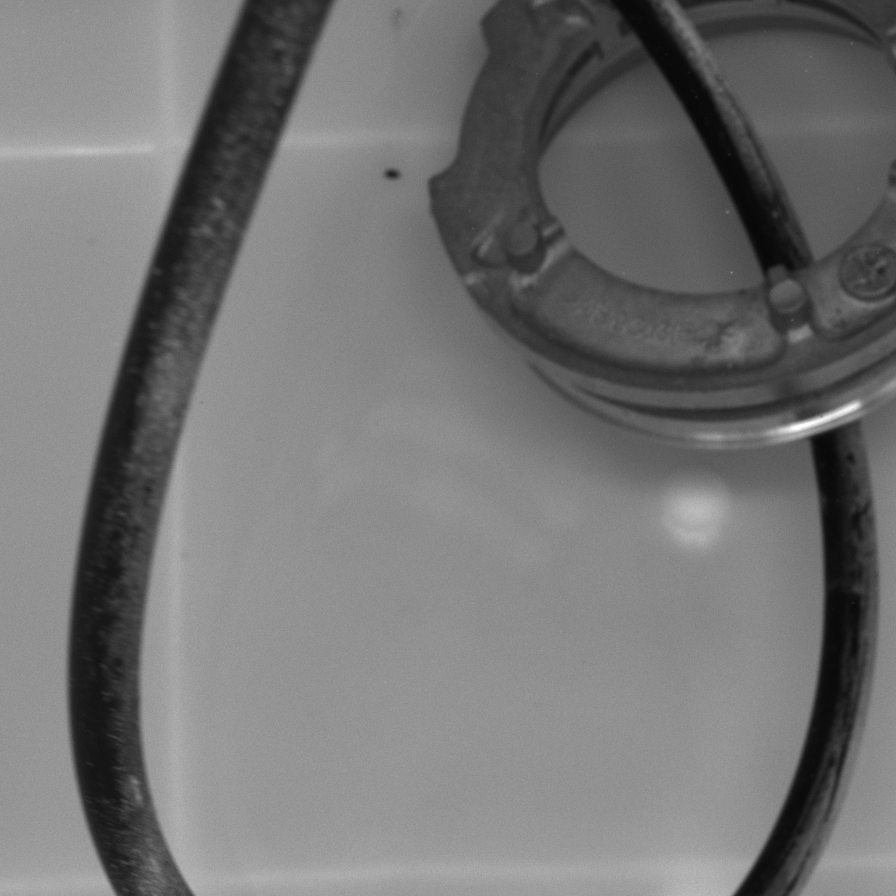
//> input picture opencv/basic/test1.bmp, 896 x 896 px
$ ./correction ../test1.bmp   (built with g++ and OpenCV 4)
//> lines starting //> are read from the running program, lines starting //| are printed output that depends on the picture; after the words box and inside, x2 and y2 are one past the last pixel; in counts of white or black regions, pixels touching at a corner belong together
#include "opencv2/opencv.hpp"
#include <opencv2/highgui.hpp>
#include <opencv2/imgproc.hpp>

using namespace std;
using namespace cv;

int main(int argc, char **argv)
{

	if( argc != 2 ) { cout << "parameter error" << endl; return -1; }

	Mat srcImg = imread(argv[1], IMREAD_COLOR);
//> srcImg is the input picture: 896 rows x 896 cols, CV_8UC3; min 7, max 255, mean 116
	if( !srcImg.data ) { cout << "read img error" << endl; return -1; }

	//灰度化
	Mat srcGray, midGray;
	cvtColor(srcImg, srcGray, CV_RGB2GRAY);
	imshow("灰度化后图", srcGray);

	vector<vector<Point>> contours;
	int thre = 80;
	int total = 1;
	int min = 5;
	int max = 10;
while(total--)
{
	contours.clear();
	srcGray.copyTo(midGray);
	//二值化
	threshold(midGray, midGray, thre, 200, CV_THRESH_BINARY);

	//膨胀运算,使得黑白更加分明，以便于查找轮廓
	Mat element = getStructuringElement(MORPH_RECT, Size(5, 5));
	//morphologyEx(midGray, midGray, MORPH_DILATE, element);
	//morphologyEx(srcGray, srcGray, MORPH_DILATE, element);

	//寻找轮廓
	//findContours(midGray, contours, RETR_EXTERNAL,CV_CHAIN_APPROX_NONE);

	vector<Vec4i> hierarchy;
        findContours(midGray, contours, hierarchy, CV_RETR_CCOMP, CV_CHAIN_APPROX_SIMPLE);

	int sum = contours.size();
	if( sum > max )
		thre--; //当thre值越小，则意味着亮度增加，黑白更加分明,所以当查到的轮廓数量过多，则可调小thre值来获得更好的轮廓图
	else if(contours.size() < min)
		thre++; //查询到的轮廓图也不能太少，否则容易失真
	else
		break;
}
//> this loop made 1 pass
//> sum on pass 1: 996
//> pass 1, `threshold(midGray, midGray, thre, 200, CV_THRESH_BINARY);`:
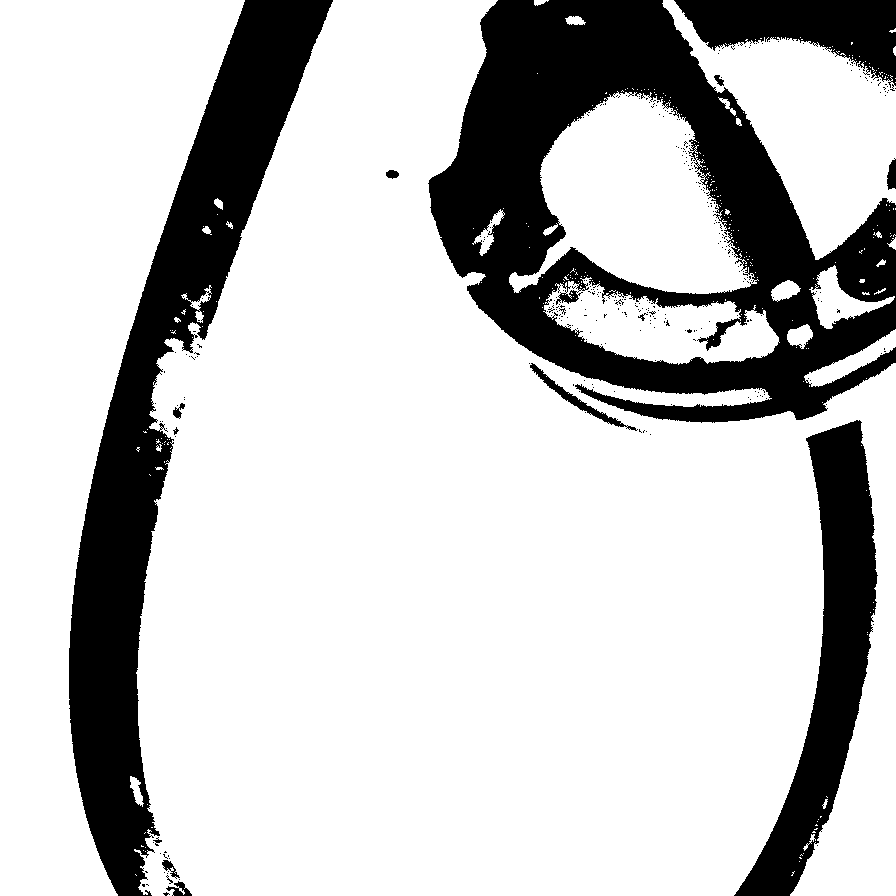
//> midGray: 896 rows x 896 cols, CV_8UC1; values 0 (black) and 200 (white), 77.3% white; 329 black regions (315 under 20 px)
//> after the loop, total = -1; thre = 79
	cout << "loop times: " << 200 - total << endl;
//| loop times: 201
	cout << "final thre: " << thre << endl;
//| final thre: 79
	cout << "total find " << contours.size() << " contours" << endl;
//| total find 996 contours
	vector<vector<Point>> contours1;
	imshow("轮廓图", midGray);

	double max_area = 0;
	int max_index = 0;
	for( int i = 0; i < contours.size(); i++)
	{
		double area = contourArea(contours[i]);
		if( area > max_area )
		{
			max_area = area;
			max_index = i;
		}
	}
//> this loop made 996 passes
//> (area, max_area) on passes 11, 25, 68, 137, 498, 861: (28.5, 28.5), (183, 183), (1423, 1423), (11133, 11133), (28093, 28093), (435818.5, 435818.5)
//> after the loop, max_area = 435818.5; max_index = 860
	cout << "max_index: " << max_index << endl;
//| max_index: 860
	contours1.push_back(contours[max_index]);
//> contours1 = 1 contour; box (x1, y1, x2, y2) and area: (134, 0, 896, 896) 435818

	//画出轮廓图,使用白色进行填充
/*
	Mat hole(srcGray.size(), CV_8U, Scalar(0)); //遮罩图层
	drawContours(hole, contours1, -1, Scalar(255), CV_FILLED);
*/
	drawContours(srcGray, contours1, -1, Scalar(255), CV_FILLED);
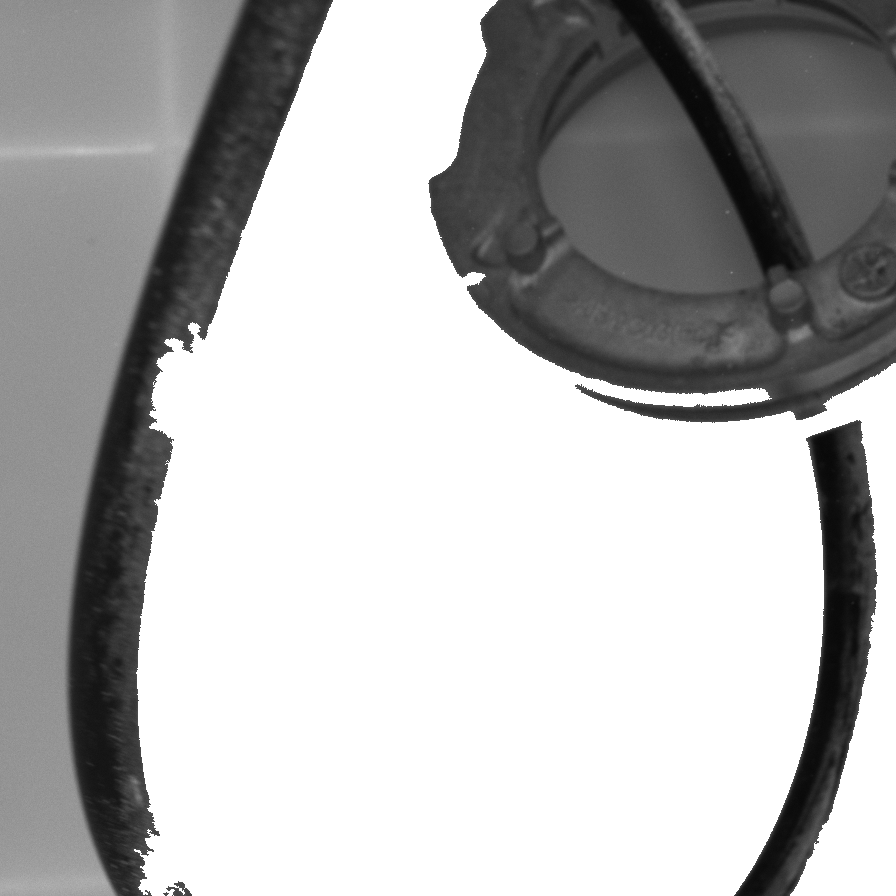
//> srcGray: 896 rows x 896 cols, CV_8UC1; min 7, max 255, mean 179.6
	imshow("轮廓填充图", srcGray);

	Mat RatationedImg(srcImg.size(), CV_8UC1);//旋转后的图片大小与原图一致
	RatationedImg.setTo(0);


drawContours(RatationedImg, contours1, -1, Scalar(255), CV_FILLED);
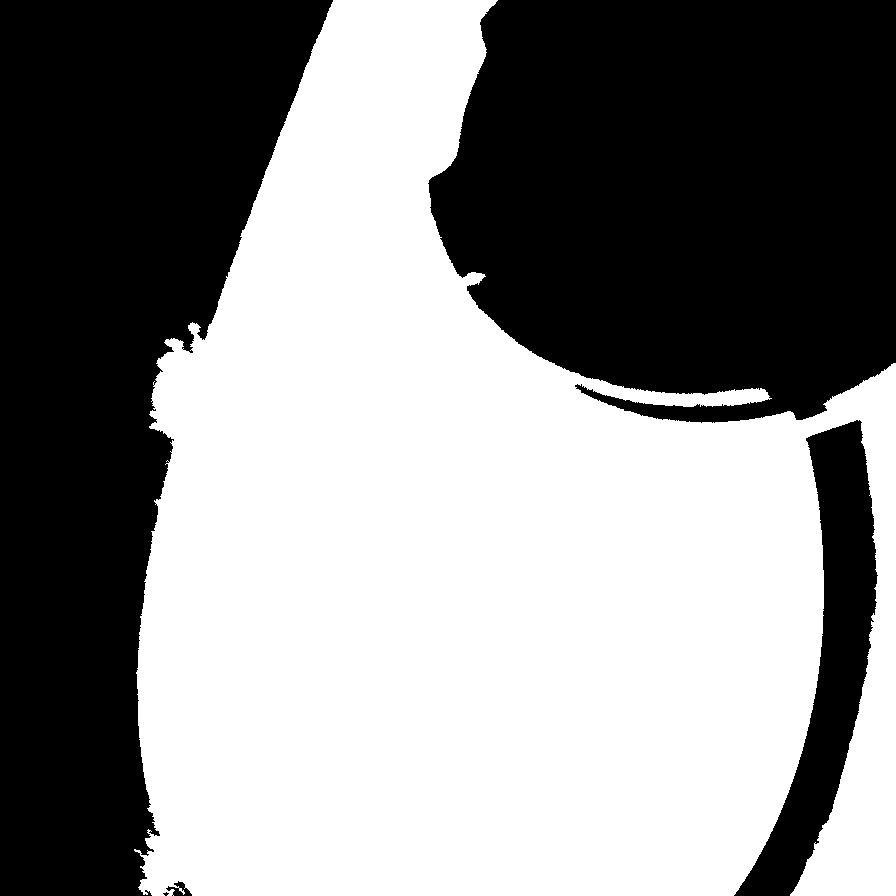
//> RatationedImg: 896 rows x 896 cols, CV_8UC1; 54.6% white; 5 black regions (1 under 20 px), largest, box (x1, y1, x2, y2) and area: (0, 0, 333, 896) 173911, (428, 0, 896, 423) 166903, (734, 420, 878, 896) 23533, (166, 881, 192, 896) 181
imshow("旋转矩形标识before", RatationedImg);

	RotatedRect rRect = minAreaRect(contours[max_index]);//最小外接旋转矩形
//> rRect = centre (514.5, 447.5), size (895, 761), angle -90
	double angle = rRect.angle;
//> angle = -90
	cout << "angle: " << angle << endl;
//| angle: -90

	cout << "center of Rect: " << " x-" << rRect.center.x << " y-" << rRect.center.y << endl;
//| center of Rect:  x-514.5 y-447.5
	//cout << "center of srcImge: " << " x-" << srcImg.cols/2 << " y-" << srcImg.cols/2 << endl;

	Point2f pnt[4];
        rRect.points(pnt); //将旋转矩形的4个点存入到数组
//> pnt = 4 Points (x, y): [895, 895], [134, 895], [134, 0], [895, 0]
        for (int i = 0; i < 4; i++)
                line(RatationedImg, pnt[i], pnt[(i+1)%4], Scalar(0, 255, 0), 3, 8, 0);
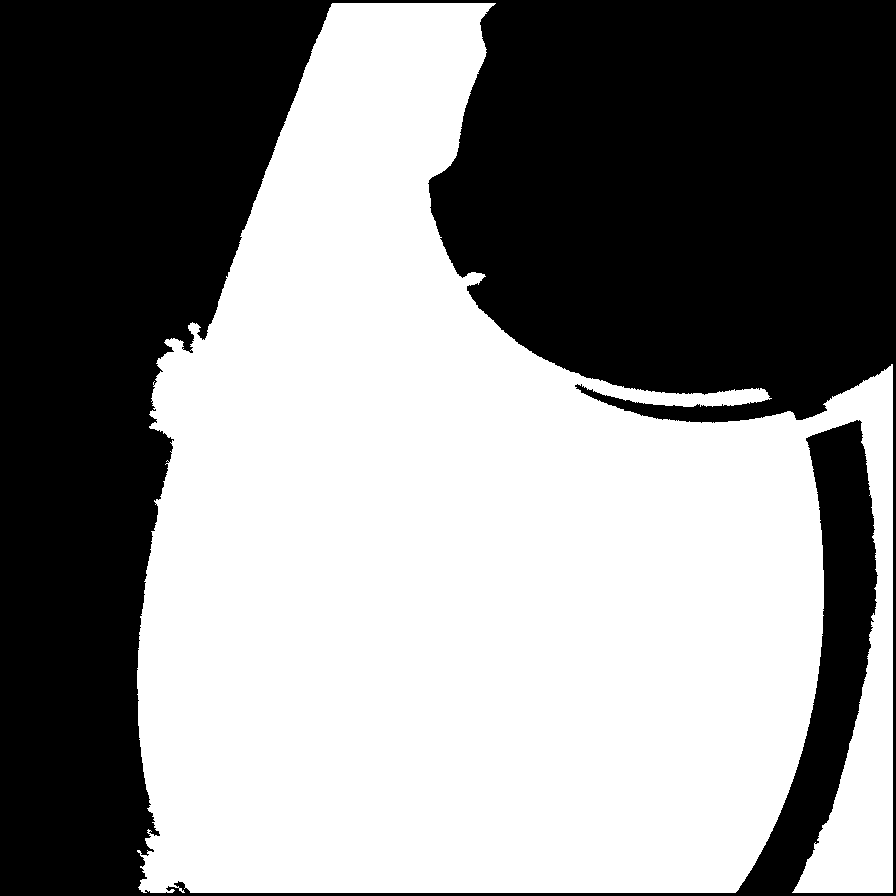
//> RatationedImg: 896 rows x 896 cols, CV_8UC1; 54.1% white; 1 black region, box (x1, y1, x2, y2) and area: (0, 0, 896, 896) 368645

	imshow("旋转矩形标识", RatationedImg);

	//Mat roi_map = srcImg(rRect); error-只能是正矩形,不能是选择矩形
	//imshow("roi_map", roi_map);

	//进行仿射变换
	Point2f center = rRect.center;  //中心点
//> center = Point(514.5, 447.5)
	if( angle < 0 ) angle += 90;
//> angle = 0
	Mat M2 = getRotationMatrix2D(center, angle, 1);//计算旋转加缩放的变换矩阵
//> M2 = [[1, 0, 0], [0, 1, 0]]
	warpAffine(srcImg, RatationedImg, M2, srcImg.size(),1, 0, Scalar(0));//仿射变换

	imshow("矫正后图片", RatationedImg);


	waitKey(0);
	return 0;
}
